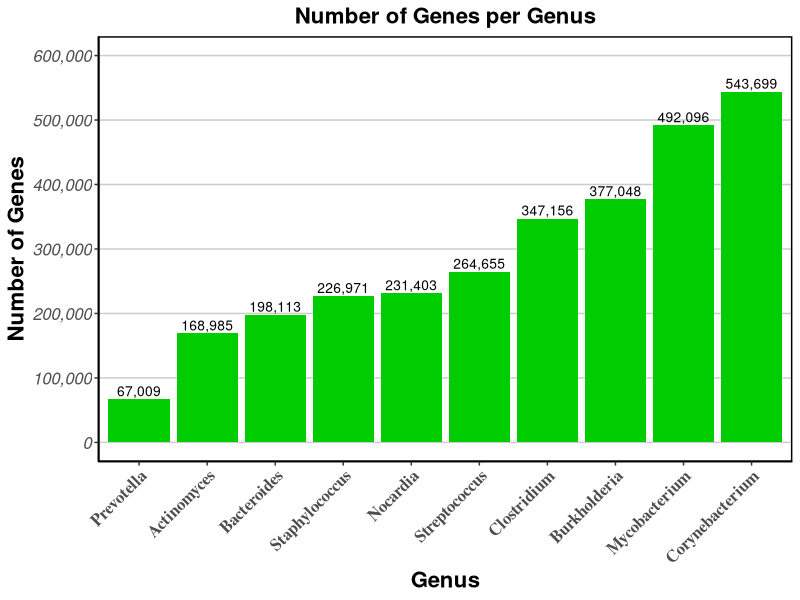

R code for this plot:
library(ggplot2)
library(scales)


Genus <- c("Prevotella", "Actinomyces", "Bacteroides", 
           "Staphylococcus", "Nocardia", "Streptococcus", "Clostridium", 
           "Burkholderia", "Mycobacterium", "Corynebacterium")

NumberOfGenes <- c(67009, 168985, 198113, 
                   226971, 231403, 264655, 347156, 377048, 492096, 543699)

# Create a data frame
df <- data.frame(Genus, NumberOfGenes)

# Reorder Genus factor levels by NumberOfGenes (ascending)
df$Genus <- factor(df$Genus, levels = df$Genus[order(df$NumberOfGenes)])

# Create the plot
ggplot(df, aes(x = Genus, y = NumberOfGenes)) +
  geom_bar(stat = "identity", fill = "green3") +
  geom_text(aes(label = scales::comma(NumberOfGenes)), vjust = -0.3, size = 3.5) +
  scale_y_continuous(
    limits = c(0, 600000),
    breaks = seq(0, 600000, by = 100000),
    labels = comma
  ) +
  theme_classic() + 
  theme(
    axis.text.x = element_text(size = 12, angle = 45, hjust = 1, face = "bold", family = "serif"),
    axis.text.y = element_text(size = 12, face = "italic", family = "sans"),
    axis.title.x = element_text(size = 16, face = "bold"),
    axis.title.y = element_text(size = 16, face = "bold"),
    plot.title = element_text(size = 16, face = "bold", hjust = 0.5),
    panel.grid.minor.y = element_blank(),   # Remove minor y-grid lines
    panel.grid.major.x = element_blank(),   # Optional: remove vertical grid lines
    panel.grid.major.y = element_line(color = "gray80"),  # Optional: subtle y-grid lines
    panel.border = element_rect(color = "black", fill = NA, linewidth = 1)  # Bounding box
  ) +
  labs(
    title = "Number of Genes per Genus",
    x = "Genus",
    y = "Number of Genes"
  )
